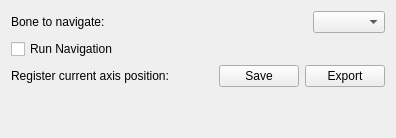
          <widget class="QWidget" name="Settings">
           <attribute name="title">
            <string>Settings</string>
           </attribute>
           <layout class="QVBoxLayout" name="verticalLayout_7">
            <item>
             <layout class="QHBoxLayout" name="horizontalLayout_20">
              <item>
               <widget class="QLabel" name="label_16">
                <property name="text">
                 <string>Bone to navigate:</string>
                </property>
               </widget>
              </item>
              <item>
               <spacer name="horizontalSpacer_18">
                <property name="orientation">
                 <enum>Qt::Horizontal</enum>
                </property>
                <property name="sizeHint" stdset="0">
                 <size>
                  <width>40</width>
                  <height>20</height>
                 </size>
                </property>
               </spacer>
              </item>
              <item>
               <widget class="QComboBox" name="comboBox_navigation_bone">
                <property name="sizePolicy">
                 <sizepolicy hsizetype="Minimum" vsizetype="Fixed">
                  <horstretch>0</horstretch>
                  <verstretch>0</verstretch>
                 </sizepolicy>
                </property>
                <property name="currentText">
                 <string/>
                </property>
               </widget>
              </item>
             </layout>
            </item>
            <item>
             <layout class="QHBoxLayout" name="horizontalLayout_5">
              <item>
               <widget class="QCheckBox" name="checkBox_nav_IO">
                <property name="text">
                 <string>Run Navigation</string>
                </property>
               </widget>
              </item>
              <item>
               <spacer name="horizontalSpacer_5">
                <property name="orientation">
                 <enum>Qt::Horizontal</enum>
                </property>
                <property name="sizeHint" stdset="0">
                 <size>
                  <width>40</width>
                  <height>20</height>
                 </size>
                </property>
               </spacer>
              </item>
             </layout>
            </item>
            <item>
             <layout class="QHBoxLayout" name="horizontalLayout_8">
              <item>
               <widget class="QLabel" name="label_4">
                <property name="text">
                 <string>Register current axis position: </string>
                </property>
               </widget>
              </item>
              <item>
               <spacer name="horizontalSpacer_9">
                <property name="orientation">
                 <enum>Qt::Horizontal</enum>
                </property>
                <property name="sizeHint" stdset="0">
                 <size>
                  <width>40</width>
                  <height>20</height>
                 </size>
                </property>
               </spacer>
              </item>
              <item>
               <widget class="QPushButton" name="pushButton_saveAxisLoc">
                <property name="text">
                 <string>Save</string>
                </property>
               </widget>
              </item>
              <item>
               <widget class="QPushButton" name="pushButton_export">
                <property name="text">
                 <string>Export</string>
                </property>
               </widget>
              </item>
             </layout>
            </item>
            <item>
             <spacer name="verticalSpacer_10">
              <property name="orientation">
               <enum>Qt::Vertical</enum>
              </property>
              <property name="sizeHint" stdset="0">
               <size>
                <width>20</width>
                <height>40</height>
               </size>
              </property>
             </spacer>
            </item>
           </layout>
          </widget>
